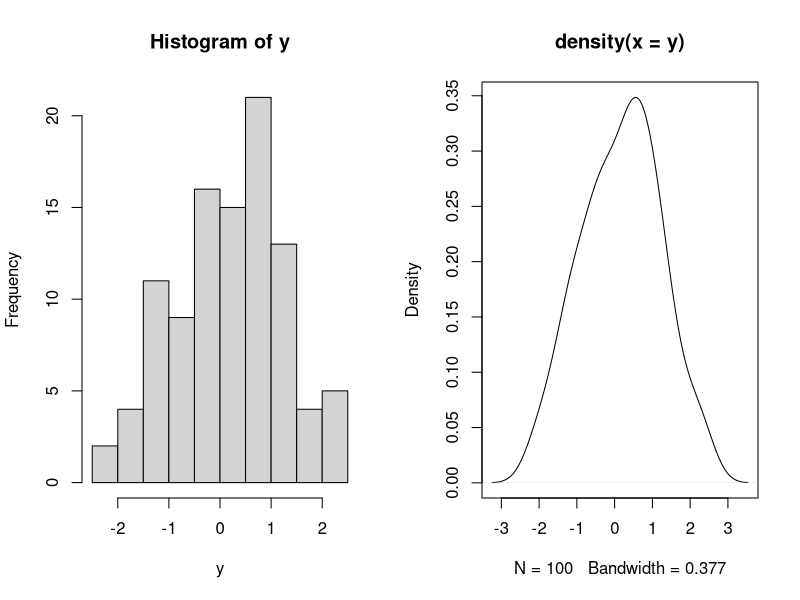
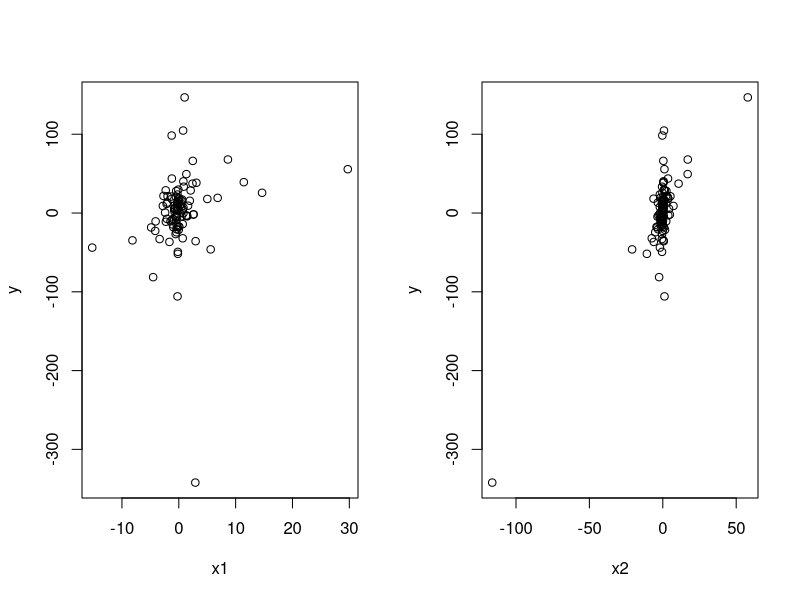
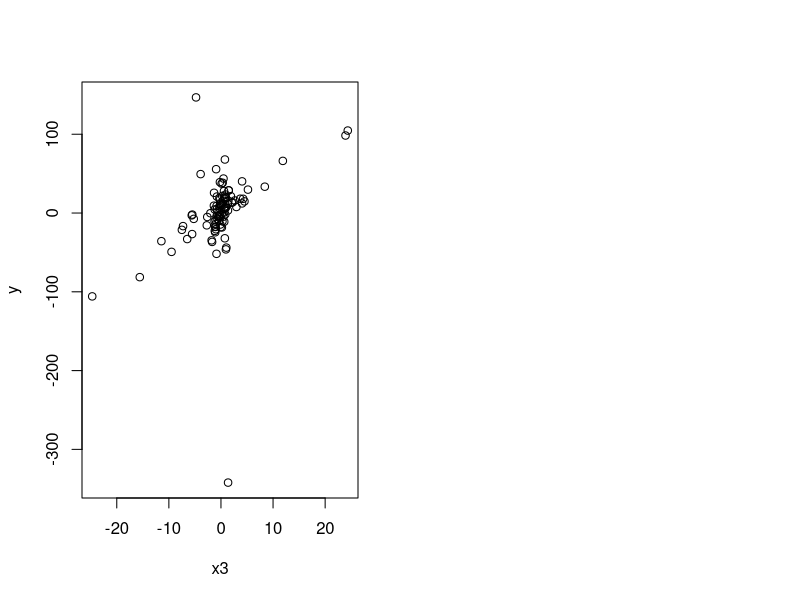
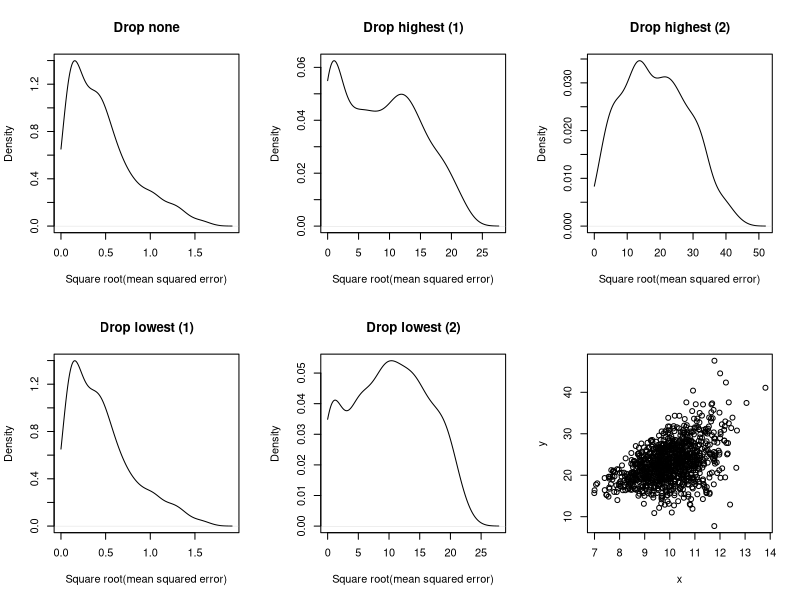
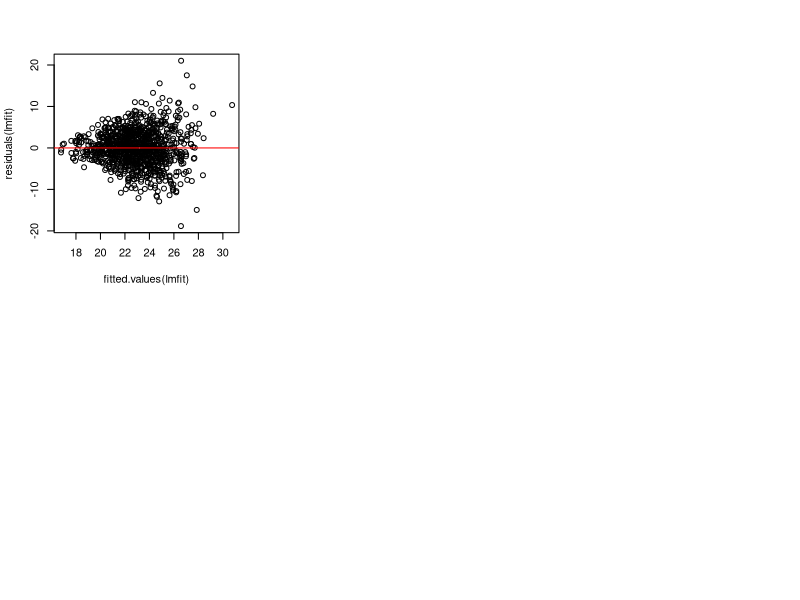
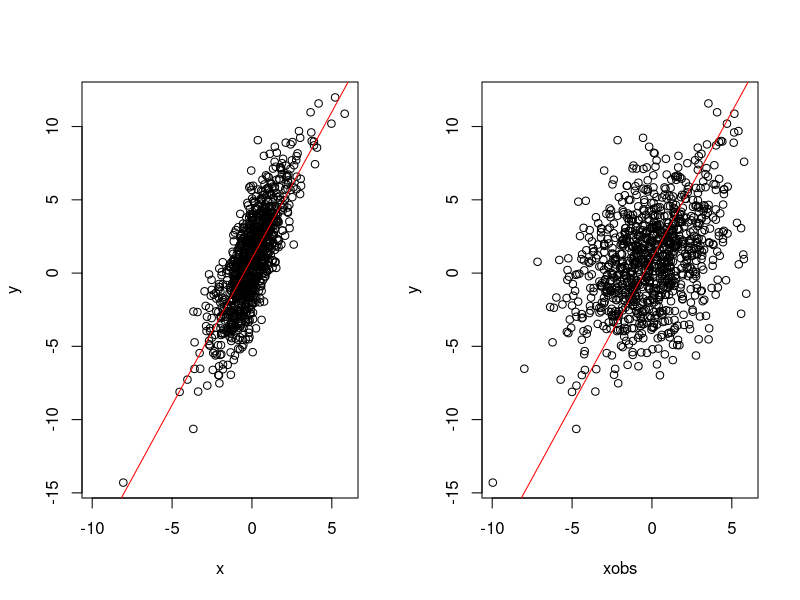

These charts were generated, in order, by the following R code:
## ---- chunk 1
rnorm(1, mean = 0, sd = 1)
## ---- chunk 2
y <- rnorm(100, mean = 0, sd = 1)
par(mfrow = c(1,2))
hist(y)
plot(density(y))
## ---- chunk 3
set.seed(1)
rnorm(3, mean = c(1,10,100), sd = rep(1,3))
## ---- chunk 4
set.seed(1)
## Set a sample size
n <- 100
## Randomly generate predictors
x1 <- rt(n, df = 1)
x2 <- rt(n, df = 1)
x3 <- rt(n, df = 1)
## Generate the observed outcomes
y <- 4 + 2*x1 + 3*x2 + 4*x3 + rnorm(n, mean = 0, sd = 10)
## ---- chunk 5
plot(x1, y)
plot(x2, y)
plot(x3, y)
## ---- chunk 6
## First make a data frame containing the predictor and outcome information
df <- data.frame(y = y, x1 = x1, x2 = x2, x3 = x3)
lmfit <- lm(y ~ x1 + x2 + x3, data = df)
## Print a summary of the results of the fit
summary(lmfit)
## We can also extract the coefficients and confidence intervals
coefficients(lmfit)
confint(lmfit, level = 0.95)
## ---- chunk 7
set.seed(2)
## Set a sample size
n <- 100
## Randomly generate all of the predictors in the same way
x1 <- rt(n, df = 5, ncp = 20)

## Generate the observed outcomes

## ---- chunk 8
## Fit linear model to the simulated data above
## Look at coefficients and confidence intervals
## ---- chunk 9
simulateRegressionData <- function(numPredictors, numZero = 0, numObs = 1000, numDatasets = 1000, equalVar = TRUE) {
	datasets <- lapply(seq_len(numDatasets), function(i) {
		## Simulate coefficients
		coeffs <- runif(numPredictors+1-numZero, 0, 5)
		coeffs <- c(coeffs, rep(0, numZero))
		names(coeffs) <- c("intercept", paste0("x", seq_len(numPredictors)))
		## Make a numObs x numPredictors matrix
		predictors <- do.call(cbind, lapply(seq_len(numPredictors), function(j) {
			rt(numObs, df = 10, ncp = 10)
		}))
		## Multiply predictors matrix by coefficients
		outcome <- rowSums(sweep(predictors, 2, tail(coeffs, -1), FUN = "*")) + coeffs[1]
		if (equalVar) {
			outcome <- outcome + rnorm(numObs, 0, 5)
		} else {
			outcome <- outcome + rnorm(numObs, 0, 10*((outcome/max(outcome))+0.1)^2)
		}
		df <- as.data.frame(cbind(outcome, predictors))
		colnames(df) <- c("y", paste0("x", seq_len(numPredictors)))
		attr(df, "trueCoeffs") <- coeffs
		return(df)
	})
	attr(datasets, "equalVar") <- equalVar
	return(datasets)
}

fitModels <- function(datasets, weighted = FALSE, dropLowest = 0, dropHighest = 0) {
	numCoeffs <- ncol(datasets[[1]])-1
	if (dropLowest + dropHighest >= numCoeffs) {
		stop("Need to keep at least one predictor")
	}
	fits <- lapply(seq_along(datasets), function(i) {
		df <- datasets[[i]]
		coeffs <- attr(df, "trueCoeffs")
		if (dropLowest > 0) {
			whichDropLow <- order(coeffs)[1:dropLowest]
		} else {
			whichDropLow <- c()
		}
		if (dropHighest > 0) {
			whichDropHigh <- order(coeffs)[(numCoeffs-dropHighest+1):numCoeffs]
		} else {
			whichDropHigh <- c()
		}
		dropCols <- c(whichDropLow, whichDropHigh)
		keepCols <- c(1, setdiff(seq_len(numCoeffs), dropCols)+1)
		## Subset data
		df <- df[,keepCols]
		lmfit <- lm(y ~ ., data = df)
		if (weighted) {
			res <- residuals(lmfit)
			ycut <- as.numeric(cut(df$y, breaks = 30))
			ressd <- tapply(res, ycut, sd)
			w <- 1/ressd^2
			w <- w[ycut]
			lmfit <- lm(y ~ ., data = df, weights = w)
		}
		attr(lmfit, "trueCoeffs") <- coeffs[keepCols]
		return(lmfit)
	})
	return(fits)
}

summarizeResults <- function(fits, ...) {
	rmse <- sapply(fits, function(fit) {
		trueCoeffs <- attr(fit, "trueCoeffs")
		sqrt(mean((coefficients(fit)-trueCoeffs)^2))
	})
	plot(density(rmse, from = 0), xlab = "Square root(mean squared error)", ...)
	invisible(rmse)
}
## ---- chunk 10
set.seed(1)
simdata <- simulateRegressionData(numPredictors = 7, numZero = 1, numObs = 1000, numDatasets = 500)
## ---- chunk 11
fits <- fitModels(simdata)
fits_drophigh1 <- fitModels(simdata, dropHighest = 1)
fits_drophigh2 <- fitModels(simdata, dropHighest = 2)
fits_droplow1 <- fitModels(simdata, dropLowest = 1)
fits_droplow2 <- fitModels(simdata, dropLowest = 2)
## ---- chunk 12
par(mfrow = c(2,3))
summarizeResults(fits, main = "Drop none")
summarizeResults(fits_drophigh1, main = "Drop highest (1)")
summarizeResults(fits_drophigh2, main = "Drop highest (2)")
summarizeResults(fits_droplow1, main = "Drop lowest (1)")
summarizeResults(fits_droplow2, main = "Drop lowest (2)")
## ---- chunk 13
set.seed(1)
n <- 1000
x <- rnorm(n, 10)
y <- 3 + 2*x + rnorm(n, 0, x-min(x)+1)
plot(x, y)
## ---- chunk 14
df <- data.frame(y = y, x = x)
lmfit <- lm(y ~ x, data = df)
plot(fitted.values(lmfit), residuals(lmfit))
abline(h = 0, col = "red")
## ---- chunk 15
summary(lmfit)
confint(lmfit)
## ---- chunk 16
w <- 1/(x-min(x)+1)
lmfitw <- lm(y ~ x, data = df, weights = w)
summary(lmfitw)
confint(lmfitw)
## ---- chunk 17
## Some examples of ways to calculate weights
## Feel free to try your own
w2 <- 1/x
w3 <- 1/x^2
w4 <- 1/y
## Fitting models
lmfitw2 <- lm(y ~ x, data = df, weights = w2)
summary(lmfitw2)
confint(lmfitw2)

lmfitw3 <- lm(y ~ x, data = df, weights = w3)
summary(lmfitw3)
confint(lmfitw3)

lmfitw4 <- lm(y ~ x, data = df, weights = w4)
summary(lmfitw4)
confint(lmfitw4)
## ---- chunk 18
set.seed(3)
n <- 1000
x <- rt(n, df = 5)
xobs <- x + rnorm(n, 0, 2)
y <- 1 + 2*x + rnorm(n, 0, 2)
## ---- chunk 19
par(mfrow = c(1,2))
plot(x, y, xlim = c(-10,6))
abline(a = 1, b = 2, col = "red")
plot(xobs, y, xlim = c(-10,6))
abline(a = 1, b = 2, col = "red")
## ---- chunk 20
df_noerror <- data.frame(y = y, x = x)
df_error <- data.frame(y = y, x = xobs)
## Fit linear regression using correct x
lmfit_noerror <- lm(y ~ x, data = df_noerror)
summary(lmfit_noerror)
confint(lmfit_noerror)

## Fit linear regression using error-prone x
lmfit_error <- lm(y ~ x, data = df_error)
summary(lmfit_error)
confint(lmfit_error)
